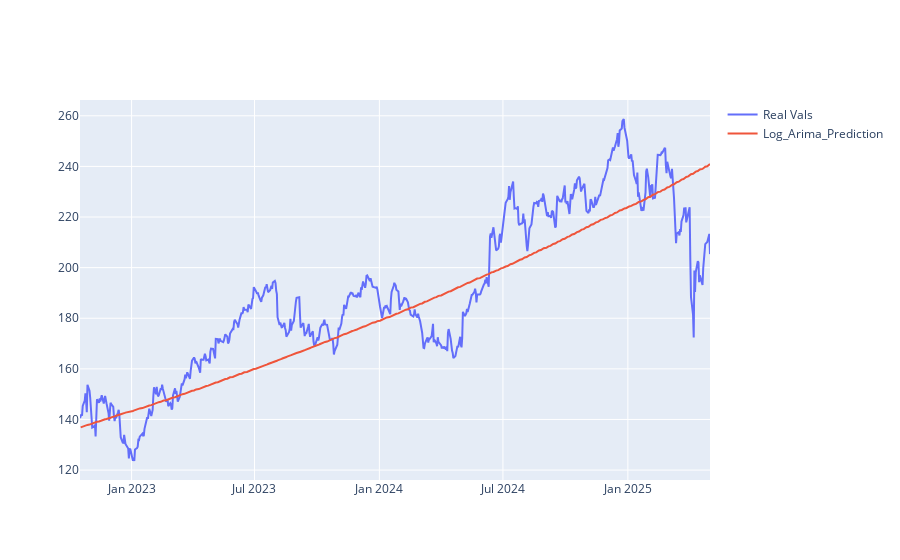

Source (notebook cell):
### Code cell
fig = Go.Figure()
fig.add_trace(Go.Scatter(x=X_test_log.index,y=np.exp(X_test_log["adjClose"]),name="Real Vals"))
#transform back the values
preds_log = arima_log_data.predict(len(X_test_log))
preds_log = np.exp(preds_log)
fig.add_trace(Go.Scatter(x=X_test.index,y=pd.DataFrame(preds_log)[0],name="Log_Arima_Prediction"))

### Figure 1 — Plotly figure (JSON) as saved in the notebook; plotly's stock layout.template omitted (floating-point values rounded to 4 significant figures; data arrays with more than 128 entries replaced by an {"elided": "..."} marker saying what was removed)
{"data": [{"name": "Real Vals", "type": "scatter", "x": {"elided": "638 str values"}, "y": {"elided": "638 float values"}}, {"name": "Log_Arima_Prediction", "type": "scatter", "x": {"elided": "637 str values"}, "y": {"elided": "638 float values"}}], "layout": {"autosize": true, "xaxis": {"autorange": true, "range": ["2022-10-17", "2025-05-02"], "type": "date"}, "yaxis": {"autorange": true, "range": [116.1, 266.2], "type": "linear"}}}
